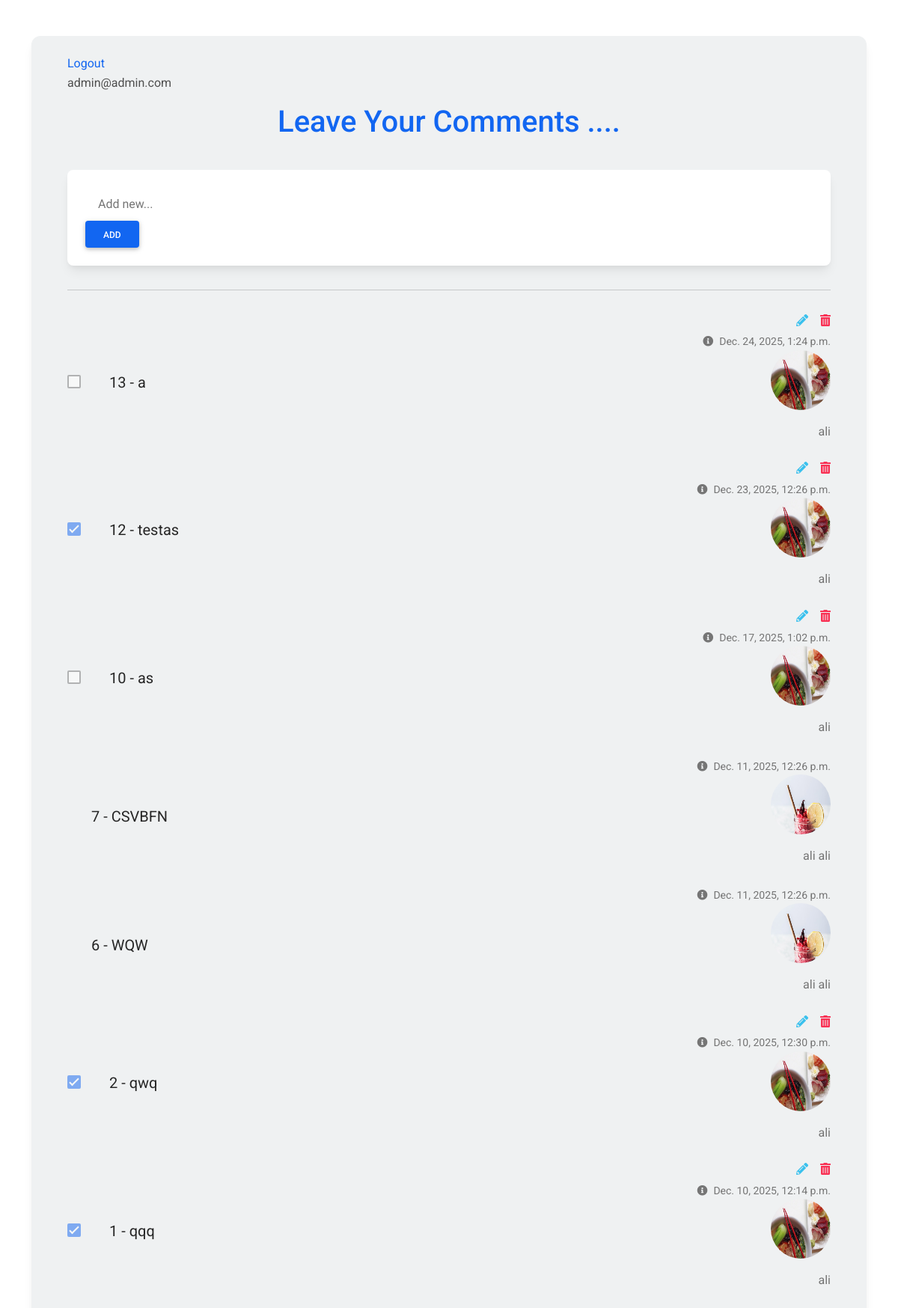
Page /comment/1 (signed in) on the earlier database version.
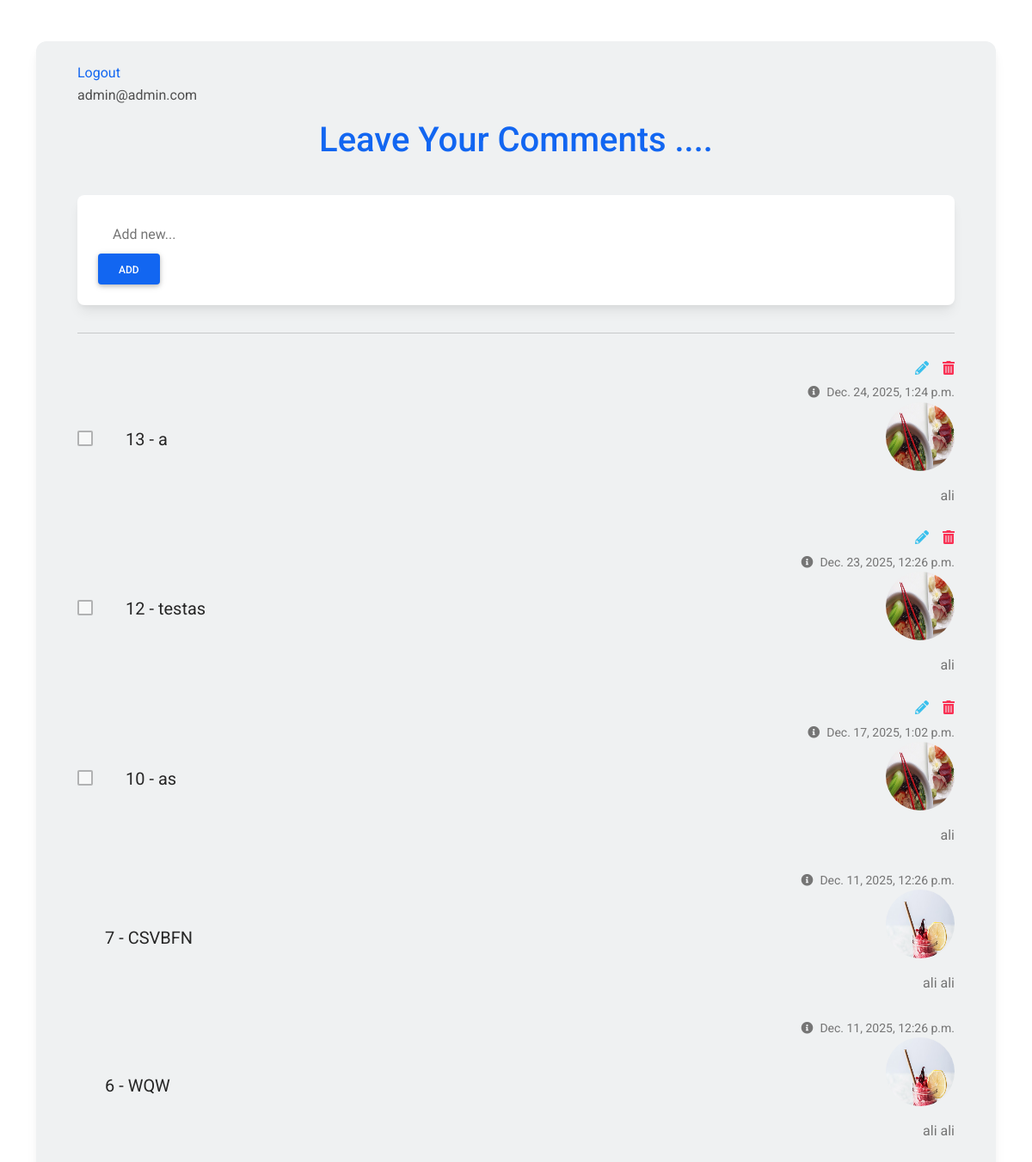
Same page on the later database version.
### accounts/models.py (models this page shows, shortened)
class User(AbstractBaseUser, PermissionsMixin):
    email = models.EmailField(max_length=255, unique=True)
    is_staff = models.BooleanField(default=False)
    is_active = models.BooleanField(default=True)
    is_superuser = models.BooleanField(default=False)
    is_verified = models.BooleanField(default=False)
    created_date = models.DateTimeField(auto_now_add=True)
    updated_date = models.DateTimeField(auto_now=True)
    USERNAME_FIELD = "email"
    REQUIRED_FIELDS = []
    objects = UserManager()
    def __str__(self):
        return self.email

class Profile(models.Model):
    user = models.ForeignKey(User, on_delete=models.CASCADE)
    first_name = models.CharField(max_length=250)
    last_name = models.CharField(max_length=250)
    image = models.ImageField(upload_to="profile_images/", blank=True, null=True)
    description = models.TextField()
    created_date = models.DateTimeField(auto_now_add=True)
    updated_date = models.DateTimeField(auto_now=True)

### comment/models.py (models this page shows, shortened)
class Task(models.Model):
    author = models.ForeignKey(
        "accounts.Profile", on_delete=models.CASCADE, related_name="comment_tasks"
    )
    post = models.ForeignKey(
        "blog.Post", on_delete=models.CASCADE, related_name="comment_tasks"
    )
    title = models.CharField(max_length=250, default="test")
    status = models.BooleanField(default=False)
    created_date = models.DateTimeField(auto_now_add=True)
    updated_date = models.DateTimeField(auto_now=True)

### comment/views.py (the view, shortened to what this page needs)
# urls.py: path("<int:pid>", TaskView.as_view(), name="task"),
class TaskView(MyLoginRequiredMixin, CreateView, ListView):
    model = Task
    template_name = "comment/comment.html"
    context_object_name = "tasks"
    paginate_by = 50
    form_class = TaskForm
    def get_queryset(self):
        pid = self.kwargs["pid"]
        return Task.objects.filter(post__id=pid).order_by("-created_date")
    def get_context_data(self, **kwargs):
        context = super().get_context_data(**kwargs)
        context["post"] = Post.objects.get(id=self.kwargs["pid"])
        return context
    def get_initial(self, **kwargs):
        initial = super().get_initial()
        if self.request.user.is_authenticated:
            initial["author"] = Profile.objects.get(user=self.request.user)
        return initial

### comment/forms.py
class TaskForm(forms.ModelForm):
    class Meta:
        model = Task
        fields = ["author", "post", "title"]
        widgets = {
            "author": forms.HiddenInput(),
        }

### templates/comment/comment.html (shortened to what this page needs)
{%load static%}
<!DOCTYPE html>
<html lang="en">
<head>
  <link rel="stylesheet" href="https://use.fontawesome.com/releases/v5.15.2/css/all.css" />
  <link rel="stylesheet" href="{% static "comment/css/bootstrap-to-do-list.min.css" %}" />
</head>
<body>
  <section class="vh-100">
    <div class="container py-5 h-100">
      <div class="row d-flex justify-content-center align-items-center h-100">
        <div class="col">
          <div class="card" id="list1" style="border-radius: .75rem; background-color: #eff1f2;">
            <div class="card-body py-4 px-4 px-md-5">
              <a href="#" onclick="document.getElementById('logout-form').submit();" class="primary-btn">Logout</a>
              <p>{{request.user}}</p>
              <p class="h1 text-center mt-3 mb-4 pb-3 text-primary">
                Leave Your Comments ....
              </p>
              <div class="pb-2">
                <div class="card">
                  <div class="card-body">
                    <div class="d-flex flex-row align-items-center">
                      <form action="{% url 'comment:task' pid=post.id %}" method="post">
                        <input type="text" name='title' class="form-control form-control-lg" id="exampleFormControlInput1" placeholder="Add new...">
                        <button type="submit" class="btn btn-primary">Add</button>
                      </form>
                    </div>
                  </div>
                </div>
              </div>
              <hr class="my-4">
              {% for task in tasks %}
              <ul class="list-group list-group-horizontal rounded-0 bg-transparent">
                <li class="list-group-item d-flex align-items-center ps-0 pe-3 py-1 rounded-0 border-0 bg-transparent">
                  {% if task.author.user == request.user %}
                  <a href="{% url 'comment:task-complete' pid=post.id pk=task.id %}" title="complete comment">
                    <div class="form-check">
                      <input
                      class="form-check-input me-0"
                      type="checkbox"
                      value=''
                      id="flexCheckChecked1"
                      aria-label="..."
                      {% if task.status == True %}
                      checked
                      {% endif %}
                      disabled
                      />
                    </div>
                  </a>
                  {% endif %}
                </li>
                <li class="list-group-item px-3 py-1 d-flex align-items-center flex-grow-1 border-0 bg-transparent">
                  <p class="lead fw-normal mb-0">{{task.id}} - {{task.title}} </p>
                </li>
                <li class="list-group-item ps-3 pe-0 py-1 rounded-0 border-0 bg-transparent">
                  <div class="d-flex flex-row justify-content-end mb-1">
                    {% if task.author.user == request.user %}
                    <a href="{% url 'comment:task-edit' pid=post.id pk=task.id %}" class="text-info" data-mdb-toggle="tooltip" title="Edit comment"><i class="fas fa-pencil-alt me-3"></i></a>
                    <a href="{% url 'comment:task-delete' pid=post.id pk=task.id %}" class="text-danger" data-mdb-toggle="tooltip" title="Delete comment"><i class="fas fa-trash-alt"></i></a>
                    {% endif %}
                  </div>
                  <div class="text-end text-muted">
                    <a href="#!" class="text-muted" data-mdb-toggle="tooltip" title="Created date">
                      <p class="small mb-0"><i class="fas fa-info-circle me-2"></i>{{task.created_date}}</p></a>
                      <p><img src="{{ task.author.image.url }}" alt="Profile Image" style="width:80px; height:80px; border-radius:50%;"></p>
                      <p> {{task.author.first_name}} </p>
                  </div>
                </li>
              </ul>
              {% endfor %}
            </div>
          </div>
        </div>
      </div>
    </div>
  </section>
</body>
</html>

### templates/comment/comment.html (style rules this page uses)
#list1 .form-control { border-color: transparent; }

Differences in the rows shown:
removed Task: status "☑", id "2", title "qwq", created_date "Dec. 10, 2025, 12:30 p.m.", author.image (picture), author.first_name "ali"
removed Task: status "☑", id "1", title "qqq", created_date "Dec. 10, 2025, 12:14 p.m.", author.image (picture), author.first_name "ali"
changed Task "testas": status "☑" → "☐"
